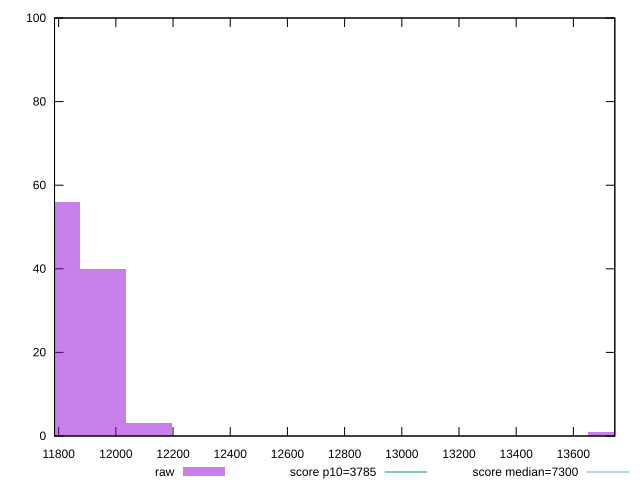

gnuplot code for this plot:
reset

$raw <<EOF
13730.744331480686 1
11953.82447681848 40
11792.286308212824 56
12115.362645424135 3
EOF

set key outside below
set boxwidth 161.53816860565513
set xrange [11785.564999999999:13744.961500000001]
set yrange [0:100]
set trange [0:100]
set style fill transparent solid 0.5 noborder

set parametric
set terminal svg size 640, 490 enhanced background rgb 'white'
set output "reports/report_00032_2021-02-25T10-28-15.087Z/interactive/samples/music/raw/histogram.svg"

plot $raw title "raw" with boxes, \
     3785,t title "score p10=3785", \
     7300,t title "score median=7300"

reset
